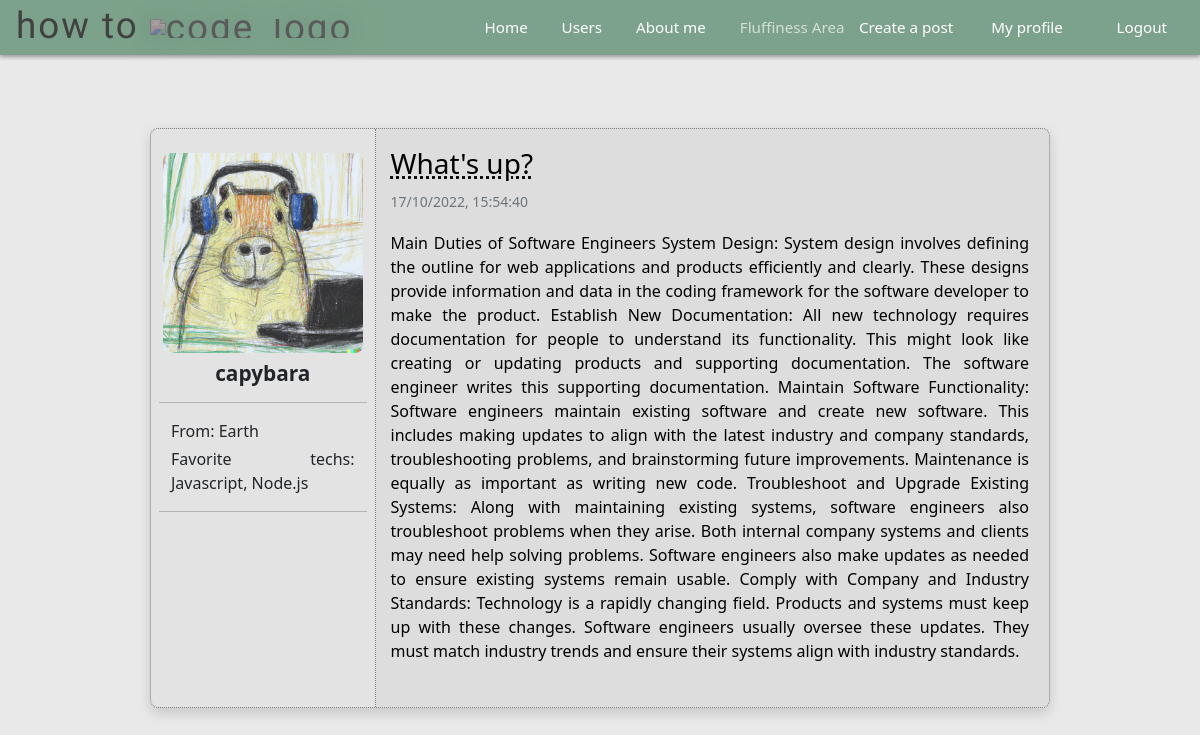
The app's page /post/2 (signed in) with its own data.
### trchl/models.py (models this page shows, shortened)
class User(db.Model, UserMixin):
    id_user = db.Column(db.Integer, primary_key=True)
    username = db.Column(db.String(30), unique=True, nullable=False)
    fullname = db.Column(db.String(50), nullable=True, default='')
    email = db.Column(db.String(50), unique=True, nullable=False)
    passwd = db.Column(db.String(30), nullable=False)
    place = db.Column(db.String(50), default='')
    profile_pic = db.Column(db.String(3000), default='default.jpg')
    fav_tech = db.Column(db.String(150), default='')
    posts = db.relationship('Post', backref='author', lazy=True)
    def get_id(self):
        return self.id_user

class Post(db.Model):
    id_post = db.Column(db.Integer, primary_key=True)
    title = db.Column(db.String(50), nullable=False)
    body = db.Column(db.Text, nullable=False)
    pub_date = db.Column(db.DateTime, nullable=False, default=datetime.utcnow)
    id_user = db.Column(db.Integer, db.ForeignKey('user.id_user'), nullable=False)

### trchl/routes.py (the view)
@app.route('/post/<id_post>', methods=['GET', 'POST'])
@login_required
def show_post(id_post):
    post = Post.query.get(id_post)
    if current_user == post.author:
        form_edit_post = FormNewPost()
        if request.method == 'GET':
            form_edit_post.title.data = post.title
            form_edit_post.body.data = post.body
        if form_edit_post.validate_on_submit():
            post.title = form_edit_post.title.data
            post.body = form_edit_post.body.data
            db.session.commit()
            flash('Changes saved successfully', 'alert-info')
    else:
        form_edit_post = None
    return render_template('post.html', post=post, form_edit_post=form_edit_post)

### trchl/models.py (called while the page is built)
@login_manager.user_loader
def load_user(id_user):
    return User.query.get(id_user)

### trchl/templates/post.html (shortened to what this page needs)
{% extends 'layout.html' %}
{% block body %}
<br>
<div class="container-xl mt-3 area-post p-0">
    <div class="row container-xl mt-0 ps-0 pe-0 area-post-inner">
        <div class="col-3 usercol px-2 py-4">
            <div class="userdata">
                <img src="{{ url_for('static', filename='profile_pictures/{}'.format(post.author.profile_pic)) }}" class="img-fluid index-profile" width="200">
                <h3 class="mt-2 author"><strong>{{ post.author.username }}</strong></h3>
                <hr>
                <div class="container mt-1 d-flex justify-content-left">
                    <span class="nfav_tech">From: {{ post.author.place }}</span>
                </div>
                <div class="container mt-1 d-flex justify-content-left">
                    {% if (post.author.fav_tech != '') %}
                    <span class="nfav_tech">Favorite techs: {{ post.author.fav_tech }}</span>
                    {% endif %}
                </div>
            </div>
            <hr>
        </div>
        <div class="col container-body">
            <a class="link-post" href="{{ url_for('show_post', id_post=post.id_post) }}">
                <h3>{{ post.title }}</h3>
            </a>
            <small class="text-muted">{{ post.pub_date.strftime('%d/%m/%Y, %H:%M:%S') }}</small>
            <p class="bodypost mt-2">{{ post.body }}</p>
        </div>
    </div>
</div>
<br>
{% endblock %}

### trchl/static/css/styles.css (style rules this page uses)
body { background-color: #e9e9e9; }
a { text-decoration: none; }
.img-fluid { max-width: 100%; margin: auto; place-self: center; place-content: center; place-items: center; display: flex; border-radius: 3%; opacity: 0.95; transition: 0.5s ease-in-out; object-fit: cover; }
.col, .col-sm, .col-md { margin: 8px; height: 300px; background-size: cover; background-position: center center; }
.link-post { text-decoration: None; color: black; margin-top: 110px; text-decoration: underline; text-decoration-style: dotted; }
.usercol { background-color: #e4e3e3; border-right: 1px dotted rgb(126, 127, 128); border-radius: 10px 0 0px 10px; margin-top: 0; padding: 10px; padding-top: 30px; }
.area-post { border-radius: 10px; background-color: #d9e1e18f; background-color: #dedddd; box-shadow: rgba(0, 0, 0, 0.15) 0px 5px 13px 0px; text-align: justify; height: 100%; max-width: 43%; margin: auto; border: 1px dotted rgb(126, 127, 128); }
.area-post-inner { margin-left: auto; margin-right: auto; margin-top: 30px; padding-top: 0px; }
.container-body { height: 100%; margin-left: auto; margin-right: auto; margin-top: 30px; padding-left: 40px; padding-right: 70px; }
.bodypost { padding-top: 10px; padding-bottom: 20px; }
.index-profile { max-height: 220px; object-fit: contain; border-radius: 8px; }
.author { text-align: center; margin: auto; }
p, h4 { color: black; }
@media (max-width: 2800px) { .area-post { max-width: 49%; } }
@media (max-width: 2500px) { .area-post { max-width: 55%; } }
@media (max-width: 2200px) { .area-post { max-width: 60%; } }
@media (max-width: 1900px) { .area-post { max-width: 65%; } }
@media (max-width: 1200px) { .usercol { padding: 20px; } }
@media (max-width: 1200px) { .author { font-size: 1.3rem; } }
@media (max-width: 1200px) { .area-post { border-radius: 8px; max-width: 75%; } }
@media (max-width: 1200px) { .container-body { margin-top: 18px; padding-left: 15px; padding-right: 20px; } }

### records on screen
User: profile_pic (picture), author.username "capybara", author.place "Earth", author.fav_tech "Javascript, Node.js"
Post: title "What's up?", pub_date "17/10/2022, 15:54:40", body "Main Duties of Software Engineers System Design: System design involves defining the outline for web applications and products efficiently and clearly. These designs provide information and data in the coding framework for the software developer to make the product. Establish New Documentation: All new technology requires documentation for people to understand its functionality. This might look like creating or updating products and supporting documentation. The software engineer writes this supporting documentation. Maintain Software Functionality: Software engineers maintain existing software and create new software. This includes making updates to align with the latest industry and…"
